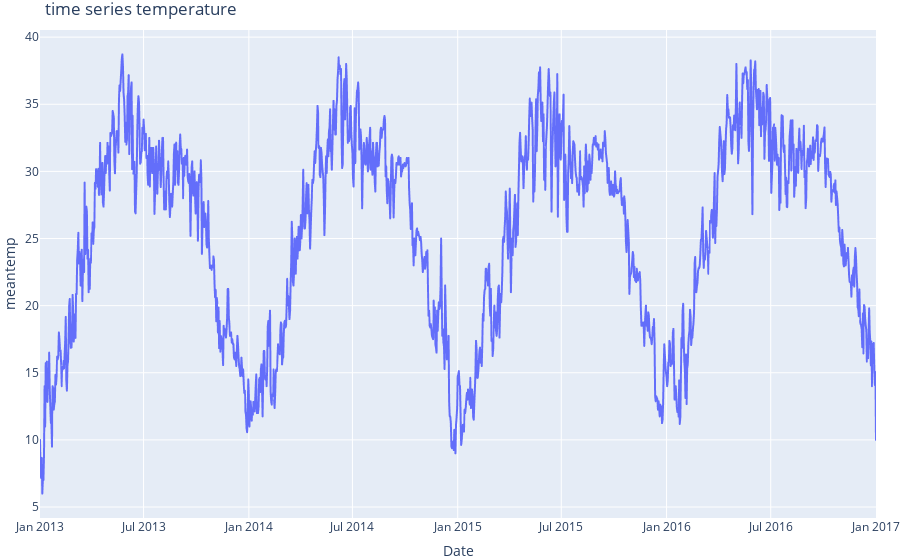

Notebook cell for this chart:
### Code cell
validation.plot_time_series(df=train_data, x="date", y="meantemp", title=f"time series temperature")

### Figure 1 — Plotly figure (JSON) as saved in the notebook; plotly's stock layout.template omitted (floating-point values rounded to 4 significant figures; data arrays with more than 128 entries replaced by an {"elided": "..."} marker saying what was removed)
{"data": [{"hovertemplate": "date=%{x}<br>meantemp=%{y}<extra></extra>", "legendgroup": "", "line": {"color": "#636efa", "dash": "solid"}, "marker": {"symbol": "circle"}, "mode": "lines", "name": "", "showlegend": false, "type": "scattergl", "x": {"elided": "1462 str values"}, "xaxis": "x", "y": {"elided": "1462 float values"}, "yaxis": "y"}], "layout": {"autosize": true, "legend": {"tracegroupgap": 0}, "margin": {"b": 0, "l": 0, "r": 0, "t": 30}, "title": {"text": "time series temperature"}, "xaxis": {"anchor": "y", "domain": [0, 1], "title": {"text": "Date"}}, "yaxis": {"anchor": "x", "domain": [0, 1], "title": {"text": "meantemp"}}}}
